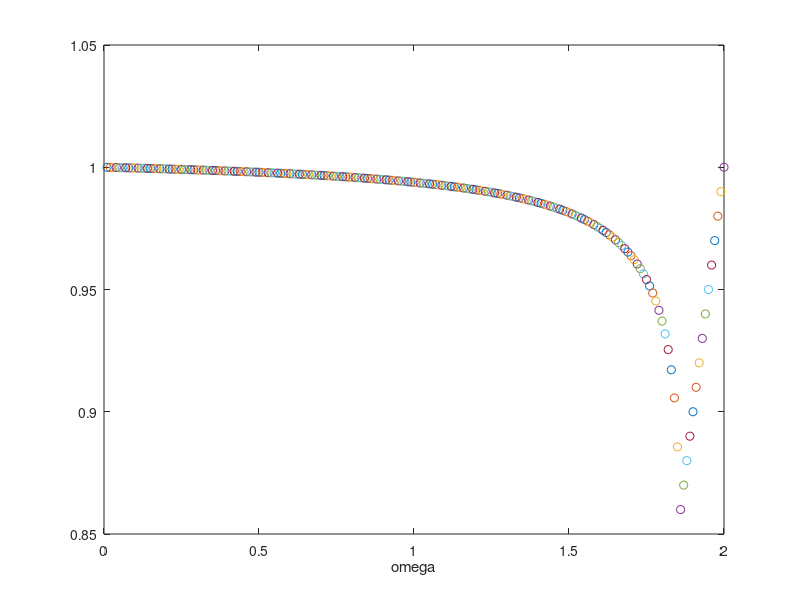

This figure's MATLAB source:
% Solve 1d BVP obtained by discretizing u''(x) = f(x) 
% with Dirichlet boundary condtions  u(0) = alpha, u(1) = beta
% Discretized using centered difference.
%
% Compare matrix splitting methods:  Jacobi, Gauss-Seidel, and SOR
%
% From  http://www.amath.washington.edu/~rjl/fdmbook/  (2007)
clear all; close all;
 
method = 'SOR';   % 'Jacobi' or 'GS' or 'SOR'
nplot = 10;          % iterate u is plotted every nplot iterations
maxiter = 500       % number of iterations to take
 
m = 39;
ax = 0;
bx = 1;
alpha = 0;
beta = 0;
f = @(x) ones(size(x));   % f(x) = 1
 
h = (bx-ax) / (m+1);
x = linspace(ax, bx, m+2)';
 
% determine exact solution to linear system by setting up
% system Au = f and solving with backslash:
e = ones(m+2,1);
 
A = 1/h^2 * spdiags([e -2*e e], [-1 0 1], m+2, m+2);
A(1,1:2) = [1 0];
A(m+2,m+1:m+2) = [0 1];
rhs = f(x);
rhs(1) = alpha;
rhs(m+2) = beta;
ustar = A\rhs;
 
 
% Decompose A = DA - LA - UA:
DA = diag(diag(A));   % diagonal part of A
LA = DA - tril(A);    % strictly lower triangular part of A (negated)
UA = DA - triu(A);    % strictly upper triangular part of A (negated)
 
% set up iteration matrix:
switch method
   case 'Jacobi'
      M = DA;
      N = LA + UA;
   case 'GS'
      M = DA - LA;
      N = UA;
   case 'SOR'
      omega_vals = [0.01:0.01:2];
      % use optimal omega for this problem:
      %omega = 2 / (1 + sin(pi*h));
      %omega = 1.8;
      %omega = 1.95;
      %omega = 1.99;
      
    
    ntest = length(omega_vals);
 
    for otest=1:ntest
        omega = omega_vals(otest)
  
      M = 1/omega * (DA - omega*LA);
      N = 1/omega * ((1-omega)*DA + omega*UA);
      u = zeros(size(x));   % initial guess for iteration
      error = nan(maxiter+1,1);
error(1) = max(abs(u-ustar));
 
 
% Iteration:
% ----------
 
 
for iter=1:maxiter
 
   u = M \ (N*u + rhs);
      
   error(iter+1) = max(abs(u-ustar));
end
 

% compute spectral radius of iteration matrix G:
    G= M\N;
    rhoG(otest) = max(abs(eig(full(G))));
    disp(sprintf('Spectral radius of G for %s with omega=%5f is %5f',method,omega_vals(otest),rhoG(otest)))
 
    figure(3)
    plot(omega_vals(otest),rhoG(otest), 'o-')
   hold on
   
    xlabel('omega')
    pause(.5)
 
    end
end
 
